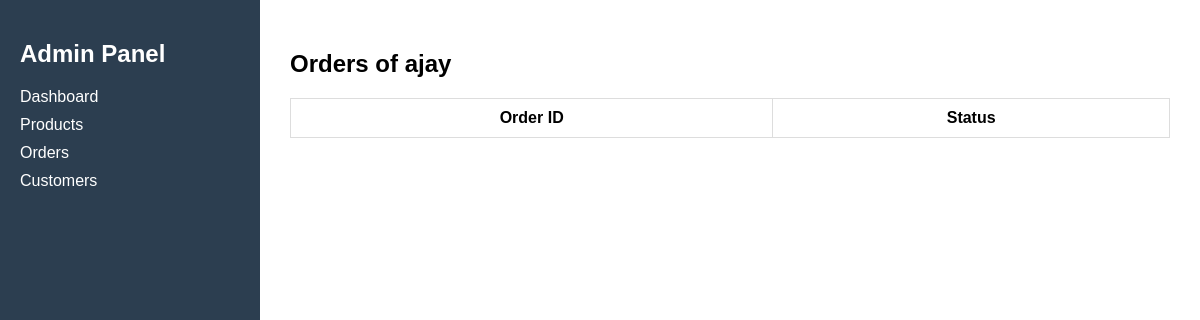
The app's page /admin-customer/63/, older data.
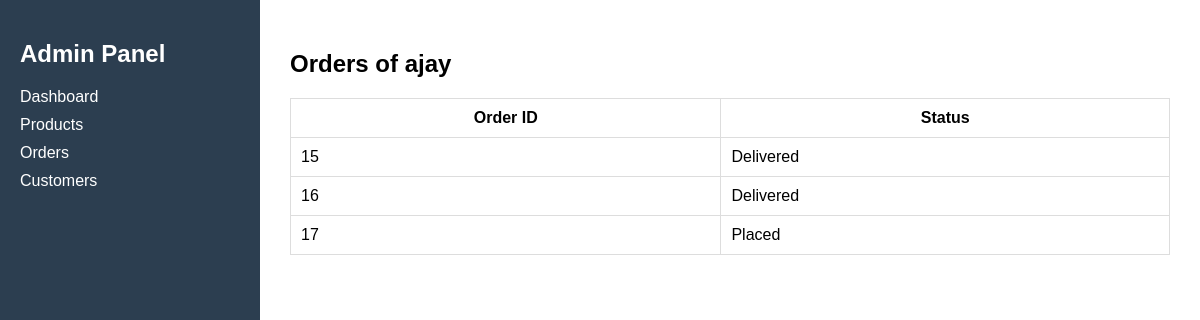
The same page, newer data.
### category/models.py (models this page shows, shortened)
class Order(models.Model):
    STATUS_CHOICES = (
        ('Placed', 'Placed'),
        ('Shipped', 'Shipped'),
        ('Delivered', 'Delivered'),
        ('Cancelled', 'Cancelled'),
    )
    PAYMENT_CHOICES = (
        ('COD', 'Cash On Delivery'),
        ('CARD', 'Card Payment'),
        ('UPI', 'UPI Payment'),
    )
    PAYMENT_STATUS = (
        ('Pending', 'Pending'),
        ('Paid', 'Paid'),
        ('Failed', 'Failed'),
    )
    user = models.ForeignKey(User, on_delete=models.CASCADE)
    total_amount = models.DecimalField(max_digits=10, decimal_places=2)
    discount_amount = models.DecimalField(max_digits=10, decimal_places=2, default=0)
    status = models.CharField(
        max_length=20,
        choices=STATUS_CHOICES,
        default='Placed'
    )
    payment_method = models.CharField(
        max_length=10,
        choices=PAYMENT_CHOICES,
        default='COD'
    )
    payment_status = models.CharField(
        max_length=10,
        choices=PAYMENT_STATUS,
        default='Pending'
    )
    created_at = models.DateTimeField(auto_now_add=True)
    estimated_delivery = models.DateTimeField(null=True, blank=True)
    delivered_at = models.DateTimeField(null=True, blank=True)
    stock_reduced = models.BooleanField(default=False)
    coins_used = models.IntegerField(default=0)
    coins_added = models.BooleanField(default=False)

### category/views.py (the view)
# urls.py: path("admin-customer/<int:user_id>/", views.customer_orders, name="customer_orders"),
def customer_orders(request, user_id):
    user = User.objects.get(id=user_id)
    orders = Order.objects.filter(user=user)
    return render(request,"admindashboard/customer_orders.html",{
        "customer":user,
        "orders":orders
    })

### category/templates/admindashboard/customer_orders.html
{% extends "admindashboard/base.html" %}
{% block content %}
<h2>Orders of {{customer.username}}</h2>
<table>
<tr>
<th>Order ID</th>
<th>Status</th>
</tr>
{% for order in orders %}
<tr>
<td>{{order.id}}</td>
<td>{{order.status}}</td>
</tr>
{% endfor %}
</table>
{% endblock %}

Row changes from the older to the newer data that the page shows:
added Order: id "15", status "Delivered"
added Order: id "16", status "Delivered"
added Order: id "17", status "Placed"
